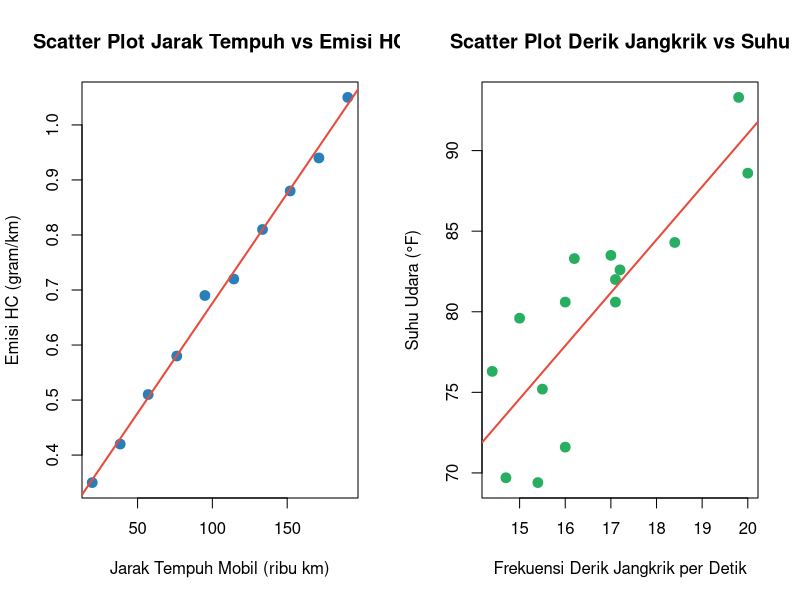
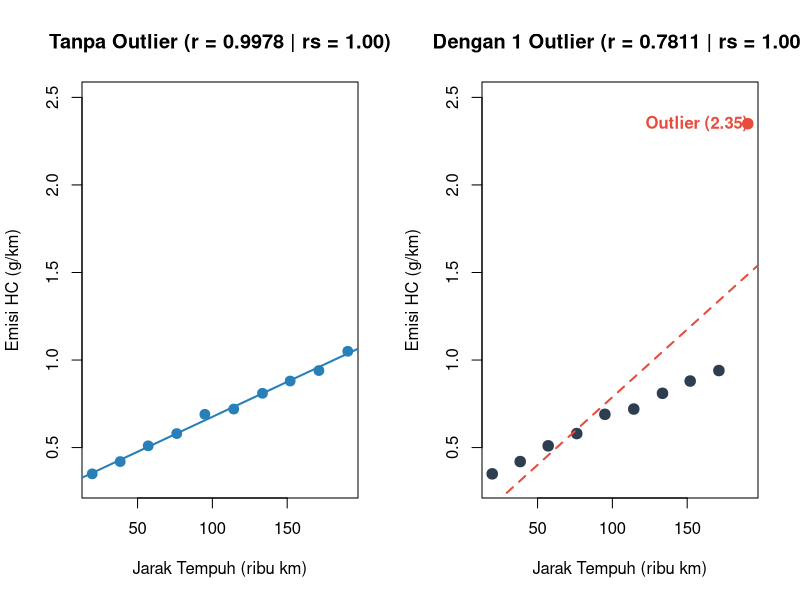
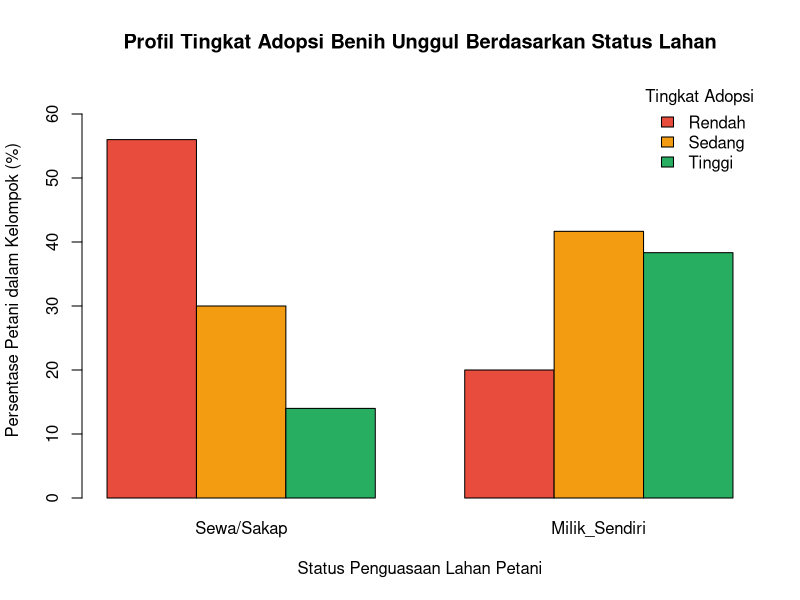

Write the R code that produced these figures, in order.
## ---- chunk 1
knitr::opts_chunk$set(
  echo    = TRUE,
  warning = FALSE,
  message = FALSE,
  fig.align = "center",
  fig.width = 8,
  fig.height = 5,
  comment = "#>"
)
## ---- chunk 2
# Langkah 1: Membaca kedua dataset korelasi
df_hc       <- read.csv("../data/10_emisi_hc_korelasi.csv")
df_jangkrik <- read.csv("../data/11_jangkrik_suhu.csv")

# Langkah 2: Visualisasi Scatter Plot berdampingan sebagai pemeriksaan pola linier
par(mfrow = c(1, 2))
plot(df_hc$Jarak_Tempuh_X, df_hc$Emisi_HC_Normal,
     pch = 19, col = "#2980b9", cex = 1.3,
     xlab = "Jarak Tempuh Mobil (ribu km)", ylab = "Emisi HC (gram/km)",
     main = "Scatter Plot Jarak Tempuh vs Emisi HC")
abline(lm(Emisi_HC_Normal ~ Jarak_Tempuh_X, data = df_hc), col = "#e74c3c", lwd = 2)

plot(df_jangkrik$Derik_Per_Detik, df_jangkrik$Suhu_Fahrenheit,
     pch = 19, col = "#27ae60", cex = 1.3,
     xlab = "Frekuensi Derik Jangkrik per Detik", ylab = "Suhu Udara (°F)",
     main = "Scatter Plot Derik Jangkrik vs Suhu")
abline(lm(Suhu_Fahrenheit ~ Derik_Per_Detik, data = df_jangkrik), col = "#e74c3c", lwd = 2)
par(mfrow = c(1, 1))

# Langkah 3: Uji Korelasi Pearson Kasus 1 (Jarak Tempuh vs Emisi HC Normal)
cor.test(df_hc$Jarak_Tempuh_X, df_hc$Emisi_HC_Normal, method = "pearson")

# Langkah 4: Uji Korelasi Pearson Kasus 2 (Derik Jangkrik vs Suhu Udara)
cor.test(df_jangkrik$Derik_Per_Detik, df_jangkrik$Suhu_Fahrenheit, method = "pearson")

# Langkah 5: Pembuktian manual rumus t_hitung pada Kasus Jangkrik
n_j   <- nrow(df_jangkrik)
r_j   <- cor(df_jangkrik$Derik_Per_Detik, df_jangkrik$Suhu_Fahrenheit)
t_man <- r_j * sqrt(n_j - 2) / sqrt(1 - r_j^2)
cat(sprintf("Verifikasi Manual: r = %.4f | t_hitung = %.4f | db = %d\n", r_j, t_man, n_j - 2))
## ---- chunk 3
# Langkah 1: Membangun fungsi kustom Uji Hipotesis Korelasi Umum (Transformasi Z Fisher)
uji_fisher_z <- function(x, y, rho_0 = 0.70, alpha = 0.05) {
  n       <- length(x)
  r       <- cor(x, y, method = "pearson")
  z_r     <- atanh(r)                 # Sama persis dengan 0.5 * log((1 + r)/(1 - r))
  z_0     <- atanh(rho_0)             # Nilai Z untuk rho_0
  se_z    <- sqrt(1 / (n - 3))        # Galat baku transformasi Z Fisher
  z_hit   <- (z_r - z_0) / se_z
  p_2arah <- 2 * (1 - pnorm(abs(z_hit)))
  p_kanan <- 1 - pnorm(z_hit)         # p-value satu arah (H1: rho > rho_0)

  # Menghitung Selang Kepercayaan 95% bagi rho melalui transformasi balik tanh()
  z_kritis <- qnorm(1 - alpha / 2)
  sk_bawah <- tanh(z_r - z_kritis * se_z)
  sk_atas  <- tanh(z_r + z_kritis * se_z)

  data.frame(
    n             = n,
    r_sampel      = round(r, 4),
    rho_0         = rho_0,
    Z_r           = round(z_r, 4),
    Z_rho0        = round(z_0, 4),
    Z_hitung      = round(z_hit, 4),
    p_value_2arah = round(p_2arah, 4),
    p_value_kanan = round(p_kanan, 4),
    SK95_Bawah    = round(sk_bawah, 4),
    SK95_Atas     = round(sk_atas, 4)
  )
}

# Langkah 2: Menerapkan fungsi pada data Derik Jangkrik vs Suhu untuk menguji H0: rho = 0.70
uji_fisher_z(df_jangkrik$Derik_Per_Detik, df_jangkrik$Suhu_Fahrenheit, rho_0 = 0.70)
## ---- chunk 4
# Langkah 1: Menghitung korelasi Pearson & Spearman pada data Normal vs data Ber-Outlier
r_pearson_normal   <- cor.test(df_hc$Jarak_Tempuh_X, df_hc$Emisi_HC_Normal, method = "pearson")
r_spearman_normal  <- cor.test(df_hc$Jarak_Tempuh_X, df_hc$Emisi_HC_Normal, method = "spearman", exact = FALSE)

r_pearson_outlier  <- cor.test(df_hc$Jarak_Tempuh_X, df_hc$Emisi_HC_Outlier, method = "pearson")
r_spearman_outlier <- cor.test(df_hc$Jarak_Tempuh_X, df_hc$Emisi_HC_Outlier, method = "spearman", exact = FALSE)

# Langkah 2: Menyusun tabel perbandingan langsung Pearson vs Spearman
perbandingan_korelasi <- data.frame(
  Kondisi_Data = c("Tanpa Outlier (Normal)", "Dengan 1 Outlier (Mobil ke-10 = 2.35)"),
  r_Pearson    = round(c(r_pearson_normal$estimate, r_pearson_outlier$estimate), 4),
  p_Pearson    = signif(c(r_pearson_normal$p.value, r_pearson_outlier$p.value), 4),
  r_Spearman   = round(c(r_spearman_normal$estimate, r_spearman_outlier$estimate), 4),
  p_Spearman   = signif(c(r_spearman_normal$p.value, r_spearman_outlier$p.value), 4)
)
print(perbandingan_korelasi)

# Langkah 3: Visualisasi berdampingan tarikan pencilan terhadap garis linier
par(mfrow = c(1, 2))
plot(df_hc$Jarak_Tempuh_X, df_hc$Emisi_HC_Normal, pch = 19, col = "#2980b9", cex = 1.3,
     ylim = c(0.3, 2.5), xlab = "Jarak Tempuh (ribu km)", ylab = "Emisi HC (g/km)",
     main = "Tanpa Outlier (r = 0.9978 | rs = 1.00)")
abline(lm(Emisi_HC_Normal ~ Jarak_Tempuh_X, data = df_hc), col = "#2980b9", lwd = 2)

warna_titik <- ifelse(df_hc$Mobil == 10, "#e74c3c", "#2c3e50")
plot(df_hc$Jarak_Tempuh_X, df_hc$Emisi_HC_Outlier, pch = 19, col = warna_titik, cex = 1.4,
     ylim = c(0.3, 2.5), xlab = "Jarak Tempuh (ribu km)", ylab = "Emisi HC (g/km)",
     main = "Dengan 1 Outlier (r = 0.7811 | rs = 1.00)")
abline(lm(Emisi_HC_Outlier ~ Jarak_Tempuh_X, data = df_hc), col = "#e74c3c", lwd = 2, lty = 2)
text(df_hc$Jarak_Tempuh_X[10] - 34, df_hc$Emisi_HC_Outlier[10], "Outlier (2.35)", col = "#e74c3c", font = 2)
par(mfrow = c(1, 1))
## ---- chunk 5
# Langkah 1: Menyusun matriks Tabel Kontingensi 2 x 3 beserta label baris dan kolom
tabel_adopsi <- matrix(
  c(28, 15,  7,
    12, 25, 23),
  nrow = 2, byrow = TRUE,
  dimnames = list(
    Status_Lahan = c("Sewa/Sakap", "Milik_Sendiri"),
    Adopsi_Benih = c("Rendah", "Sedang", "Tinggi")
  )
)

# Menampilkan tabel frekuensi teramati (O_ij) lengkap dengan total baris & kolom
addmargins(tabel_adopsi)

# Langkah 2: Menjalankan Uji Khi-Kuadrat Independensi
uji_chi <- chisq.test(tabel_adopsi)
print(uji_chi)

# Langkah 3: Memeriksa syarat validitas frekuensi harapan (seluruh sel wajib E_ij >= 5)
round(uji_chi$expected, 2)

# Langkah 4: Menghitung Koefisien Kontingensi (C) dan Cramer's V
N_tot     <- sum(tabel_adopsi)
koef_C    <- sqrt(uji_chi$statistic / (uji_chi$statistic + N_tot))
cramers_V <- sqrt(uji_chi$statistic / (N_tot * (min(dim(tabel_adopsi)) - 1)))
cat(sprintf("Koefisien Kontingensi C = %.4f | Cramer's V = %.4f\n", koef_C, cramers_V))

# Langkah 5: Visualisasi profil persentase adopsi per status penguasaan lahan
prop_adopsi <- prop.table(tabel_adopsi, margin = 1) * 100
barplot(t(prop_adopsi), beside = TRUE,
        col = c("#e74c3c", "#f39c12", "#27ae60"), ylim = c(0, 65),
        xlab = "Status Penguasaan Lahan Petani",
        ylab = "Persentase Petani dalam Kelompok (%)",
        main = "Profil Tingkat Adopsi Benih Unggul Berdasarkan Status Lahan")
legend("topright", legend = colnames(tabel_adopsi),
       fill = c("#e74c3c", "#f39c12", "#27ae60"), title = "Tingkat Adopsi", bty = "n")
